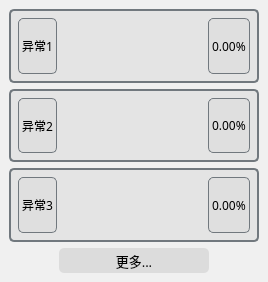
  <widget class="QDockWidget" name="dockWidget_4">
   <property name="minimumSize">
    <size>
     <width>268</width>
     <height>282</height>
    </size>
   </property>
   <property name="maximumSize">
    <size>
     <width>524287</width>
     <height>300</height>
    </size>
   </property>
   <property name="font">
    <font>
     <family>黑体</family>
    </font>
   </property>
   <property name="mouseTracking">
    <bool>true</bool>
   </property>
   <property name="autoFillBackground">
    <bool>false</bool>
   </property>
   <property name="styleSheet">
    <string notr="true">background-color:rgba(240, 240, 240, 0);
/*color:rgb(255,255,255);*/</string>
   </property>
   <property name="windowTitle">
    <string>警报历史</string>
   </property>
   <attribute name="dockWidgetArea">
    <number>2</number>
   </attribute>
   <widget class="QWidget" name="dockWidgetContents_4">
    <property name="styleSheet">
     <string notr="true">background-color: rgb(240, 240, 240);</string>
    </property>
    <layout class="QVBoxLayout" name="verticalLayout_3">
     <item>
      <widget class="QWidget" name="widget_3" native="true">
       <property name="styleSheet">
        <string notr="true">background-color: rgba(220, 220, 220, 150);border-radius:5px;border-color: rgb(113, 120, 126);border-width:2px;border-style:solid;/*color:rgb(255, 255, 255);*/</string>
       </property>
       <layout class="QHBoxLayout" name="horizontalLayout_41">
        <item>
         <layout class="QHBoxLayout" name="horizontalLayout_7">
          <item>
           <widget class="QLabel" name="label_18">
            <property name="minimumSize">
             <size>
              <width>0</width>
              <height>30</height>
             </size>
            </property>
            <property name="maximumSize">
             <size>
              <width>16777215</width>
              <height>80</height>
             </size>
            </property>
            <property name="font">
             <font>
              <family>黑体</family>
             </font>
            </property>
            <property name="styleSheet">
             <string notr="true">border-width:1px;</string>
            </property>
            <property name="text">
             <string>异常1</string>
            </property>
           </widget>
          </item>
          <item>
           <spacer name="horizontalSpacer_8">
            <property name="orientation">
             <enum>Qt::Horizontal</enum>
            </property>
            <property name="sizeHint" stdset="0">
             <size>
              <width>40</width>
              <height>20</height>
             </size>
            </property>
           </spacer>
          </item>
          <item>
           <widget class="QLabel" name="label_19">
            <property name="font">
             <font>
              <family>黑体</family>
             </font>
            </property>
            <property name="styleSheet">
             <string notr="true">border-width:1px;</string>
            </property>
            <property name="text">
             <string>0.00%</string>
            </property>
           </widget>
          </item>
         </layout>
        </item>
       </layout>
      </widget>
     </item>
     <item>
      <widget class="QWidget" name="widget_4" native="true">
       <property name="styleSheet">
        <string notr="true">background-color: rgba(220, 220, 220, 150);border-radius:5px;border-color: rgb(113, 120, 126);border-width:2px;border-style:solid;/*color:rgb(255, 255, 255);*/</string>
       </property>
       <layout class="QHBoxLayout" name="horizontalLayout_42">
        <item>
         <layout class="QHBoxLayout" name="horizontalLayout_10">
          <item>
           <widget class="QLabel" name="label_24">
            <property name="minimumSize">
             <size>
              <width>0</width>
              <height>30</height>
             </size>
            </property>
            <property name="maximumSize">
             <size>
              <width>16777215</width>
              <height>80</height>
             </size>
            </property>
            <property name="font">
             <font>
              <family>黑体</family>
             </font>
            </property>
            <property name="styleSheet">
             <string notr="true">border-width:1px;</string>
            </property>
            <property name="text">
             <string>异常2</string>
            </property>
           </widget>
          </item>
          <item>
           <spacer name="horizontalSpacer_11">
            <property name="orientation">
             <enum>Qt::Horizontal</enum>
            </property>
            <property name="sizeHint" stdset="0">
             <size>
              <width>40</width>
              <height>20</height>
             </size>
            </property>
           </spacer>
          </item>
          <item>
           <widget class="QLabel" name="label_25">
            <property name="font">
             <font>
              <family>黑体</family>
             </font>
            </property>
            <property name="styleSheet">
             <string notr="true">border-width:1px;</string>
            </property>
            <property name="text">
             <string>0.00%</string>
            </property>
           </widget>
          </item>
         </layout>
        </item>
       </layout>
      </widget>
     </item>
     <item>
      <widget class="QWidget" name="widget_5" native="true">
       <property name="styleSheet">
        <string notr="true">background-color: rgba(220, 220, 220, 150);border-radius:5px;border-color: rgb(113, 120, 126);border-width:2px;border-style:solid;/*color:rgb(255, 255, 255);*/</string>
       </property>
       <layout class="QHBoxLayout" name="horizontalLayout_43">
        <item>
         <layout class="QHBoxLayout" name="horizontalLayout_11">
          <item>
           <widget class="QLabel" name="label_26">
            <property name="minimumSize">
             <size>
              <width>0</width>
              <height>30</height>
             </size>
            </property>
            <property name="maximumSize">
             <size>
              <width>16777215</width>
              <height>80</height>
             </size>
            </property>
            <property name="font">
             <font>
              <family>黑体</family>
             </font>
            </property>
            <property name="styleSheet">
             <string notr="true">border-width:1px;</string>
            </property>
            <property name="text">
             <string>异常3</string>
            </property>
           </widget>
          </item>
          <item>
           <spacer name="horizontalSpacer_12">
            <property name="orientation">
             <enum>Qt::Horizontal</enum>
            </property>
            <property name="sizeHint" stdset="0">
             <size>
              <width>40</width>
              <height>20</height>
             </size>
            </property>
           </spacer>
          </item>
          <item>
           <widget class="QLabel" name="label_27">
            <property name="font">
             <font>
              <family>黑体</family>
             </font>
            </property>
            <property name="styleSheet">
             <string notr="true">border-width:1px;</string>
            </property>
            <property name="text">
             <string>0.00%</string>
            </property>
           </widget>
          </item>
         </layout>
        </item>
       </layout>
      </widget>
     </item>
     <item>
      <layout class="QHBoxLayout" name="horizontalLayout_40">
       <item>
        <spacer name="horizontalSpacer_17">
         <property name="orientation">
          <enum>Qt::Horizontal</enum>
         </property>
         <property name="sizeHint" stdset="0">
          <size>
           <width>40</width>
           <height>20</height>
          </size>
         </property>
        </spacer>
       </item>
       <item>
        <widget class="QPushButton" name="pushButton">
         <property name="minimumSize">
          <size>
           <width>150</width>
           <height>25</height>
          </size>
         </property>
         <property name="maximumSize">
          <size>
           <width>150</width>
           <height>16777215</height>
          </size>
         </property>
         <property name="font">
          <font>
           <family>黑体</family>
           <pointsize>10</pointsize>
          </font>
         </property>
         <property name="styleSheet">
          <string notr="true">background-color: rgb(220, 220, 220);border-radius:5px;</string>
         </property>
         <property name="inputMethodHints">
          <set>Qt::ImhDate</set>
         </property>
         <property name="text">
          <string>更多...</string>
         </property>
        </widget>
       </item>
       <item>
        <spacer name="horizontalSpacer_28">
         <property name="orientation">
          <enum>Qt::Horizontal</enum>
         </property>
         <property name="sizeHint" stdset="0">
          <size>
           <width>40</width>
           <height>20</height>
          </size>
         </property>
        </spacer>
       </item>
      </layout>
     </item>
    </layout>
   </widget>
  </widget>
